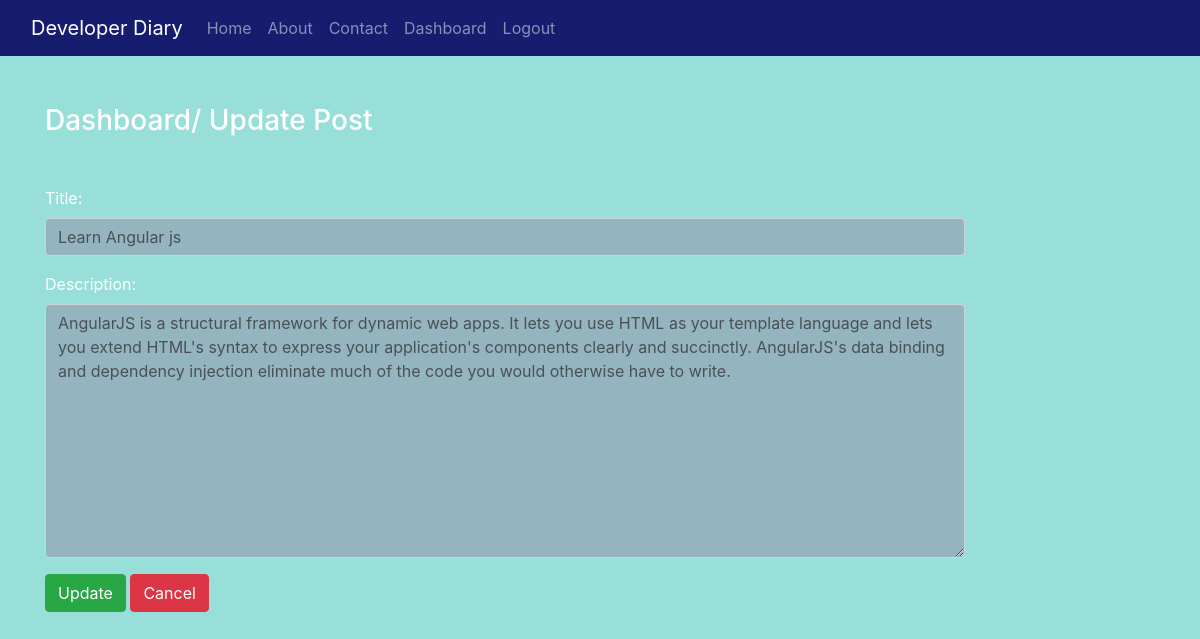
The app's page /updatepost/5/ (signed in) with its own data.
### app/models.py (models this page shows)
class Post(models.Model):
 title = models.CharField(max_length=150)
 desc = models.TextField()

### app/views.py (the view)
# urls.py: path('updatepost/<int:id>/', views.update_post, name='updatepost'),
def update_post(request, id):
    if request.user.is_authenticated:
        if request.method == 'POST':
            pi = Post.objects.get(pk=id)
            form = PostForm(request.POST, instance=pi)
            if form.is_valid():
                form.save()
        else:
            pi = Post.objects.get(pk=id)
            form = PostForm(instance=pi)
        return render(request, 'blog/updatepost.html', {'form': form})
    else:
        return HttpResponseRedirect('/login/')

### app/forms.py
class PostForm(forms.ModelForm):
  class Meta:
    model = Post
    fields = ['title', 'desc']
    labels = {'title':'Title', 'desc':'Description'}
    widgets = {'title':forms.TextInput(attrs={'class':'form-control'}),
    'desc':forms.Textarea(attrs={'class':'form-control'}), }

### app/templates/blog/updatepost.html (shortened to what this page needs)
{% extends 'blog/base.html' %}
{% load static %}
{% block content %}
<div class="col-sm-10">
<h3 class="text-white my-5">Dashboard/ Update Post</h3>
<form action="" method="post" novalidate>
 {{form.as_p}}
 <input type="submit" value="Update" class="btn btn-success">
 <a href="{% url 'dashboard' %}" class="btn btn-danger">Cancel</a>
</form>
</div>
{% endblock content %}

### app/static/blog/css/style.css (style rules this page uses)
body { background-color: #98ded9; color: white; }
.form-control { background-color: #94b5c0; }

### records on screen
Post: title "Learn Angular js", desc "AngularJS is a structural framework for dynamic web apps. It lets you use HTML as your template language and lets you extend HTML's syntax to express your application's components clearly and succinctly. AngularJS's data binding and dependency injection eliminate much of the code you would otherwise have to write."
